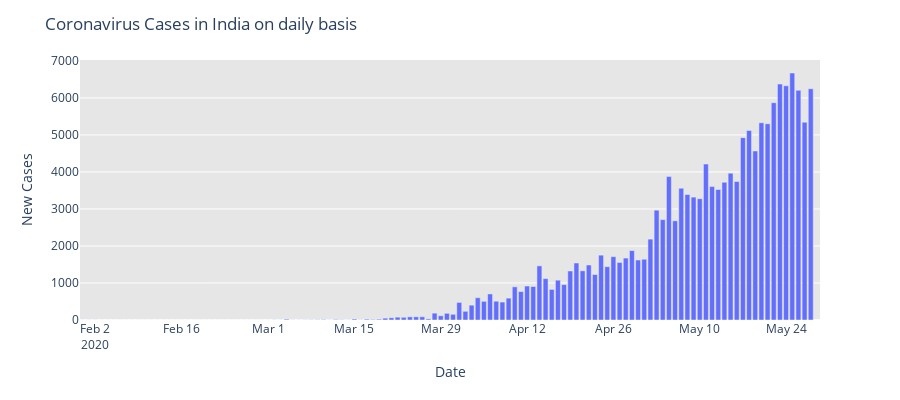

Write notebook code for a chart like this one.
### Code cell
fig = px.bar(df_daywise_India, x="Date", y="New Cases", barmode='group', height=400)
fig.update_layout(title_text='Coronavirus Cases in India on daily basis',plot_bgcolor='rgb(230, 230, 230)')
fig.show()
